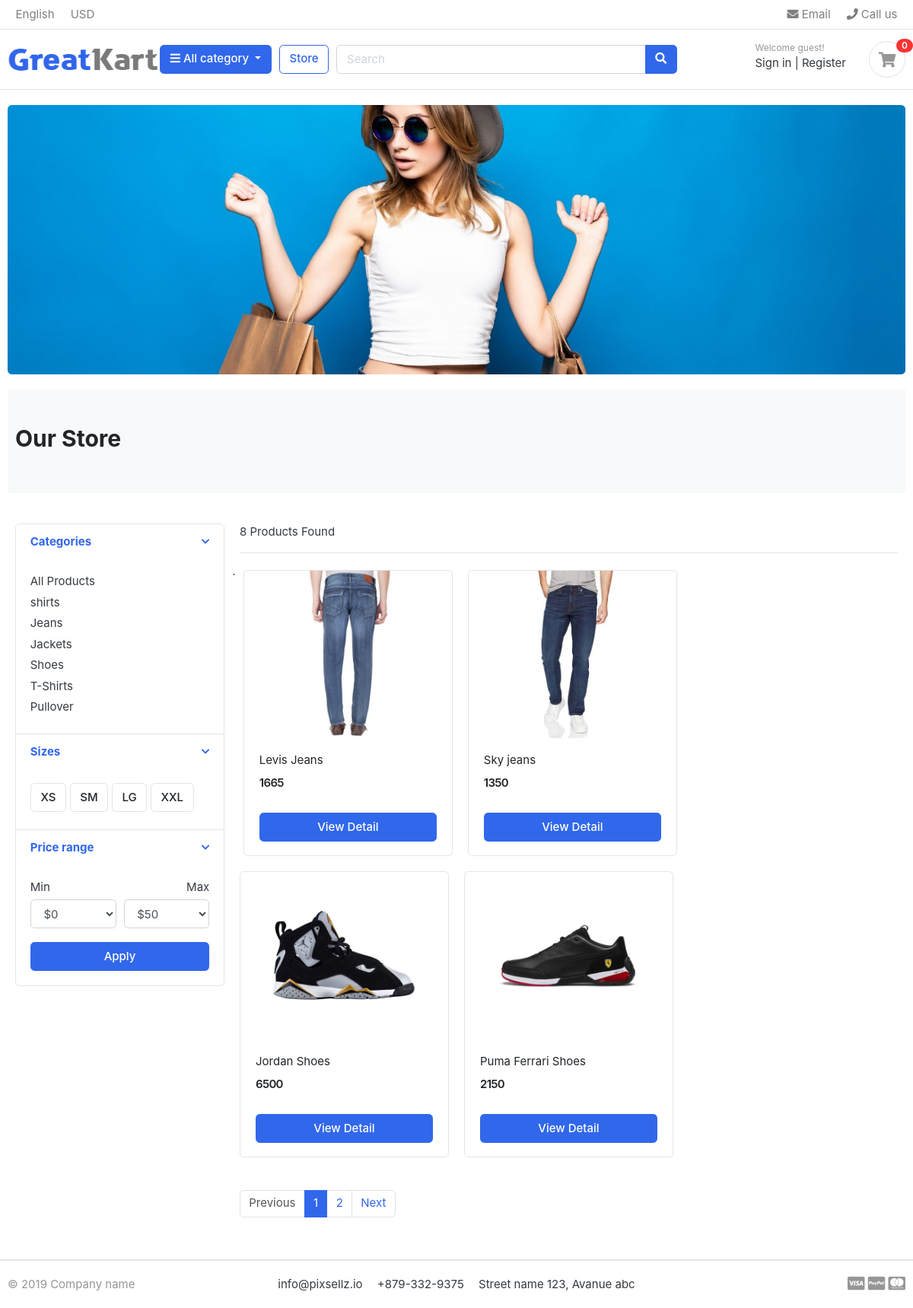
/store/, run on the app's committed database.
### category/models.py (models this page shows, shortened)
class Category(models.Model):
    category_name = models.CharField(max_length=100 , unique=True)
    slug = models.SlugField(max_length=200 , unique=True)
    description = models.CharField(max_length=500)
    cat_image  = models.ImageField(upload_to="photos/categories" , blank=True)
    class Meta:
        verbose_name = "Category"
        verbose_name_plural = "Categories"
    def get_url(self):
        return reverse('product_by_category' , args=[self.slug])

### store/models.py (models this page shows, shortened)
class Product(models.Model):
    product_name = models.CharField(max_length =200  , unique=True)
    slug = models.CharField(max_length=200 , unique=True)
    description = models.TextField(max_length=500 , blank=True)
    price = models.IntegerField()
    images= models.ImageField(upload_to= 'photos/products')
    stock = models.IntegerField()
    is_available = models.BooleanField(default=True)
    category = models.ForeignKey(Category ,on_delete=models.CASCADE)
    created_date = models.DateTimeField(auto_now_add=True)
    modified_date = models.DateTimeField(auto_now=True)
    def get_url(self):
        return reverse('products_by_category' ,args=[self.category.slug , self.slug])

### store/views.py (the view)
# urls.py: path('store/', include("store.urls")),
def store(request,category_slug = None):
    categories = None
    products = None
    if category_slug != None:
        categories = get_object_or_404(Category , slug=category_slug)
        print(categories)
        products = Product.objects.filter(category= categories, is_available= True)
        paginator = Paginator(products,4)
        page = request.GET.get('page')
        paged_products = paginator.get_page(page)
        count = products.count()
    else:
        products = Product.objects.all().filter(is_available = True)
        paginator = Paginator(products,4)
        page = request.GET.get('page')
        paged_products = paginator.get_page(page)
        count = products.count()
    context = {
        'products':paged_products,
        'count':count,
    }
    return render(request , 'store/store.html' , context)

### cart/context_processors.py (called while the page is built)
def counter(request):
    cart_count =0
    if 'admin' in request.path:
        return {
        }
    else:
        try:
            cart = Cart.objects.filter(cart_id = _cart_id(request))
            if request.user.is_authenticated:
                cart_items = CartItem.objects.filter(user = request.user)
            else:
                cart_items = CartItem.objects.all().filter(cart = cart[:1] )
            for cart in cart_items:
                cart_count += cart.quantity
        except:
            cart_count = 0
    return dict(cart_count=cart_count)

### cart/views.py (called while the page is built)
def _cart_id(request):
    cart = request.session.session_key
    if not cart:
        cart =request.session.create()
    return cart

### category/context_processors.py (called while the page is built)
def menu_links(request):
    links = Category.objects.all()
    return dict(links=links)

### ludhianaKoti/templates/store/store.html (shortened to what this page needs)
<!DOCTYPE html>
<html lang="en">
<head>
</head>
<body>
    {% extends 'base.html' %}
   {% block content %}
   <section class="section-pagetop bg">
    <div class="container">
        {% if 'search' in request.path %}
        <h2 class="title-page">Search Result</h2>
        {% else %}
        <h2 class="title-page">Our Store</h2>
        {% endif %}
    </div>
    </section>
    <section class="section-content padding-y">
    <div class="container">
    <div class="row">
        <aside class="col-md-3">
    <div class="card">
        <article class="filter-group">
            <header class="card-header">
                <a href="#" data-toggle="collapse" data-target="#collapse_1" aria-expanded="true" class="">
                    <i class="icon-control fa fa-chevron-down"></i>
                    <h6 class="title">Categories</h6>
                </a>
            </header>
            <div class="filter-content collapse show" id="collapse_1" style="">
                <div class="card-body">
                    <ul class="list-menu">
                        <li><a href="{% url 'store' %}">All Products</a></li>
                        {% for category in links %}
                        <li><a href="{{ category.get_url }}">{{category.category_name}}</a></li>
                        {% endfor %}
                    </ul>
                </div>
            </div>
        </article>
        <article class="filter-group">
            <header class="card-header">
                <a href="#" data-toggle="collapse" data-target="#collapse_4" aria-expanded="true" class="">
                    <i class="icon-control fa fa-chevron-down"></i>
                    <h6 class="title">Sizes </h6>
                </a>
            </header>
            <div class="filter-content collapse show" id="collapse_4" style="">
                <div class="card-body">
                  <label class="checkbox-btn">
                    <span class="btn btn-light"> XS </span>
                  </label>
                  <label class="checkbox-btn">
                    <span class="btn btn-light"> SM </span>
                  </label>
                  <label class="checkbox-btn">
                    <span class="btn btn-light"> LG </span>
                  </label>
                  <label class="checkbox-btn">
                    <span class="btn btn-light"> XXL </span>
                  </label>
            </div>
            </div>
        </article>
        <article class="filter-group">
            <header class="card-header">
                <a href="#" data-toggle="collapse" data-target="#collapse_3" aria-expanded="true" class="">
                    <i class="icon-control fa fa-chevron-down"></i>
                    <h6 class="title">Price range </h6>
                </a>
            </header>
            <div class="filter-content collapse show" id="collapse_3" style="">
                <div class="card-body">
                    <div class="form-row">
                    <div class="form-group col-md-6">
                      <label>Min</label>
                          <select class="mr-2 form-control">
                            <option value="0">$0</option>
                        </select>
                    </div>
                    <div class="form-group text-right col-md-6">
                      <label>Max</label>
                          <select class="mr-2 form-control">
                            <option value="50">$50</option>
                        </select>
                    </div>
                    </div>
                    <button class="btn btn-block btn-primary">Apply</button>
                </div>
            </div>
        </article>
    </div>
        </aside>
    <main class="col-md-9">
        <header class="border-bottom mb-4 pb-3">
                <div class="form-inline">
                    <span class="mr-md-auto">{{ count }} Products Found</span>
                </div>
        </header>
        <div class="row">
            {% if products %}
        `   {% for product in products %}
            <div class="col-md-4">
                <figure class="card card-product-grid ">
                    <div class="img-wrap ">
                        <img width="90%" src="{{product.images.url}}">
                    </div>
                    <figcaption class="info-wrap">
                        <div class="fix-height">
                            <a href="{{product.get_url}}" class="title">{{product.product_name}}</a>
                            <div class="price-wrap mt-2">
                                <span class="price">{{product.price}}</span>
                            </div>
                        </div>
                        <a href="{{product.get_url}}" class="btn btn-block btn-primary">View Detail </a>
                    </figcaption>
                </figure>
            </div>
            {% endfor %}
            {% else %}
                <h2>No Result Found.Try Something Else!!</h2>
            {% endif %}
        </div>
        <nav class="mt-4" aria-label="Page navigation sample">
        {% if products.has_other_pages %}
        <ul class="pagination">
            {%  if products.has_previous %}
            <li class="page-item "><a class="page-link" href="?page={{products.previous_page_number}}">Previous</a></li>
            {% else %}
            <li class="page-item disabled"><a class="page-link" href="#">Previous</a></li>
            {% endif %}
            {% for i in products.paginator.page_range %}
                {% if products.number == i %}
                    <li class="page-item active"><a class="page-link" href="#">{{i}}</a></li>
                {% else %}
                    <li class="page-item"><a class="page-link" href="?page={{i}}">{{i}}</a></li>
                {% endif %}
            {% endfor %}
            {% if products.has_next %}
                <li class="page-item "><a class="page-link" href="?page={{products.next_page_number}}">Next</a></li>
            {% else %}
                <li class="page-item disabled"><a class="page-link" href="#">Next</a></li>
            {% endif %}
        </ul>
        {% endif %}
        </nav>
    </main>
    </div>
    </section>
   {% endblock %}

### static/css/ui.css (style rules this page uses)
html { font-family: "Inter", sans-serif; font-size: 15px; }
.img-wrap { text-align: center; display: block; }
.img-wrap img { max-width: 100%; }
.price-wrap { letter-spacing: -0.7px; }
.padding-y { padding-top: 40px; padding-bottom: 40px; }
figure { margin-bottom: 0; }
article:after, .form-group:after { display: block; clear: both; content: ""; }
.bg { background-color: #f8f9fa; }
.title-page { color: #212529; }
.btn-light { background-color: #fff; border-color: #e4e4e4; }
[class*=list-] li:after { visibility: hidden; display: block; content: ""; overflow: hidden; height: 0; clear: both; }
.list-menu { list-style: none; margin: 0; padding-left: 0; }
.list-menu li { margin-bottom: 5px; }
.list-menu a { color: #343a40; }
[class*=card-product] a.title { color: #212529; display: block; }
[class*=card-product] .img-wrap { overflow: hidden; position: relative; }
[class*=card-product] .img-wrap img { height: 100%; max-width: 100%; width: auto; display: inline-block; -o-object-fit: cover; object-fit: cover; }
.card-product-grid { margin-bottom: 20px; }
.card-product-grid .img-wrap { border-radius: 0.2rem 0.2rem 0 0; height: 220px; }
.card-product-grid .info-wrap { overflow: hidden; padding: 18px 20px; }
.card-product-grid .fix-height { height: 80px; overflow: hidden; }
.card .img-wrap { overflow: hidden; }
.price { font-weight: 600; color: #212529; }
.icon-control { margin-top: 5px; float: right; font-size: 80%; }
.card-header .title { margin-bottom: 0; line-height: 1.5; }
.filter-group { border-bottom: 1px solid #e4e4e4; }
.filter-group .card-header { border-bottom: 0; }
.filter-group:last-child { border-bottom: 0; }
.checkbox-btn { position: relative; }
.section-pagetop { padding: 45px 0; }

### data on the page
Category: category_name "shirts"
Category: category_name "Jeans"
Category: category_name "Jackets"
Category: category_name "Shoes"
Category: category_name "T-Shirts"
Category: category_name "Pullover"
Product: images (picture), product_name "Levis Jeans", price "1665"
Product: images (picture), product_name "Sky jeans", price "1350"
Product: images (picture), product_name "Jordan Shoes", price "6500"
Product: images (picture), product_name "Puma Ferrari Shoes", price "2150"

### other printed values
{{ cart_count }} "0"
{{ count }} "8"
{{ i }} "1"
{{ i }} "2"
